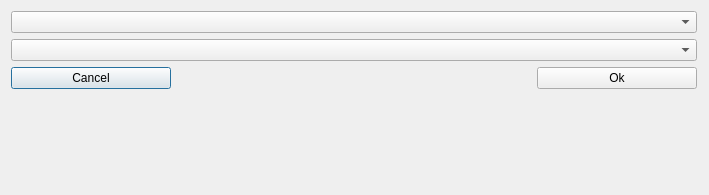
<?xml version="1.0" encoding="UTF-8"?>
<ui version="4.0">
 <class>serialDialog</class>
 <widget class="QDialog" name="serialDialog">
  <property name="geometry">
   <rect>
    <x>0</x>
    <y>0</y>
    <width>709</width>
    <height>195</height>
   </rect>
  </property>
  <property name="sizePolicy">
   <sizepolicy hsizetype="MinimumExpanding" vsizetype="MinimumExpanding">
    <horstretch>0</horstretch>
    <verstretch>0</verstretch>
   </sizepolicy>
  </property>
  <property name="windowTitle">
   <string>Configure Serial</string>
  </property>
  <layout class="QGridLayout" name="gridLayout_3">
   <item row="0" column="0">
    <widget class="QComboBox" name="AUX 1"/>
   </item>
   <item row="1" column="0">
    <widget class="QComboBox" name="AUX 2"/>
   </item>

   
   <item row="2" column="0">
    <layout class="QHBoxLayout" name="horizontalLayout">
     <item>
      <widget class="QPushButton" name="cancelButton">
       <property name="sizePolicy">
        <sizepolicy hsizetype="MinimumExpanding" vsizetype="Fixed">
         <horstretch>0</horstretch>
         <verstretch>0</verstretch>
        </sizepolicy>
       </property>
       <property name="text">
        <string>Cancel</string>
       </property>
      </widget>
     </item>
     <item>
      <spacer name="horizontalSpacer_2">
       <property name="orientation">
        <enum>Qt::Horizontal</enum>
       </property>
       <property name="sizeHint" stdset="0">
        <size>
         <width>360</width>
         <height>20</height>
        </size>
       </property>
      </spacer>
     </item>
     <item>
      <widget class="QPushButton" name="okButton">
       <property name="sizePolicy">
        <sizepolicy hsizetype="MinimumExpanding" vsizetype="Fixed">
         <horstretch>0</horstretch>
         <verstretch>0</verstretch>
        </sizepolicy>
       </property>
       <property name="text">
        <string>Ok</string>
       </property>
      </widget>
     </item>
    </layout>
   </item>
   <item row="3" column="1">
    <spacer name="verticalSpacer">
     <property name="orientation">
      <enum>Qt::Vertical</enum>
     </property>
     <property name="sizeHint" stdset="0">
      <size>
       <width>1</width>
       <height>0</height>
      </size>
     </property>
    </spacer>
   </item>
   <item row="0" column="0" rowspan="4">
    <spacer name="horizontalSpacer_4">
     <property name="orientation">
      <enum>Qt::Horizontal</enum>
     </property>
     <property name="sizeHint" stdset="0">
      <size>
       <width>0</width>
       <height>1</height>
      </size>
     </property>
    </spacer>
   </item>
  </layout>
 </widget>
 <resources/>
 <connections/>
</ui>
